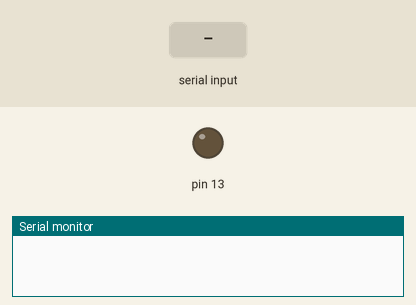
The sketch below on a simulated Arduino Uno, built with avr-gcc and run on an emulated ATmega328P. Shown: output pins drawn as LEDs (lit = HIGH), the last lines printed to the serial monitor. The test bench sets the inputs (shaded band).

Above: at 1.2 s.
1.3 s: "1" received over Serial
At 2.8 s:
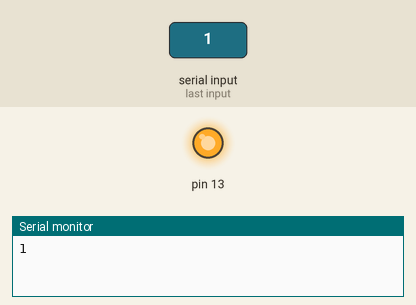
3.8 s: "0" received over Serial
At 5.9 s:
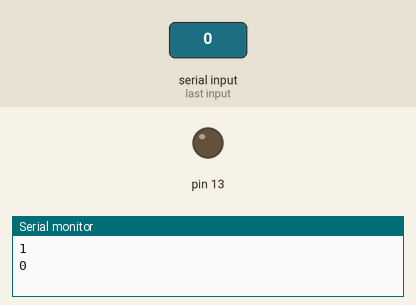
Timing chart, 0 to 7.4 s (numbered marks = the images above; inputs shaded):
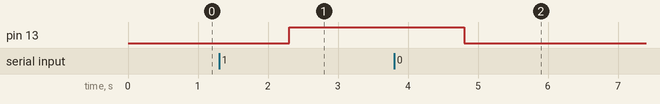

Measured:
- after the input at 1.3 s, pin 13: LOW → HIGH after 1.0 s
- after the input at 3.8 s, pin 13: HIGH → LOW after 1.0 s

The sketch:

code2.ino
```cpp
// This code is Designed by Mr.Abhinav / '#ATALL' Youtube channel.
// Subscribe this channel --> https://www.youtube.com/channel/UCu-u_iadMXMZMEY7tHnEl_g
String x;
void setup() {
  Serial.begin(9600);
  pinMode(13,OUTPUT);
  digitalWrite(13, LOW);

}

void loop() {

 if(Serial.available()>0)
   {
       x = Serial.readString();
       Serial.println(x);
   }

 if (x == "1")
   {
    digitalWrite(13,HIGH);
   }
  else if (x =="0")
  {
    digitalWrite(13,LOW);
  }

   }
```
